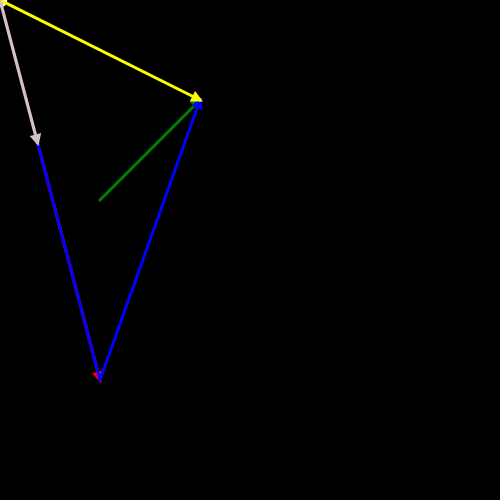
Frame 1 (no input)
Frame 60 (no input): identical to frame 1, image omitted
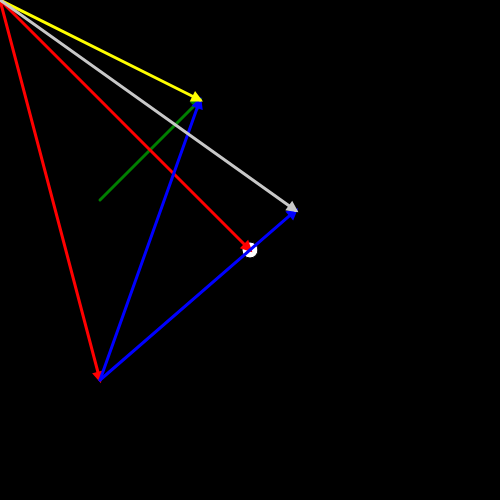
Frame 120 (the mouse pressed at the canvas centre since frame 60)

The p5.js sketch that drew these frames (run headless with seeded random() and noise() and a simulated clock; from frame 60 on, the mouse is pressed at the canvas centre):

// p5.js sketch
// ── sketch.js
function setup() {
  createCanvas(500, 500);
  background(50);
  angleMode(RADIANS);
}

function draw() {
  background(0);

  let base = createVector(0, 0);
  let v1 = createVector(100, 200);
  let v2 = createVector(200, 100);
  let v3 = v2.copy().sub(v1);
  let futurePos = v1.copy().add(v3);

  let a = createVector(100, 380);
  let b = createVector(mouseX, mouseY);
  circle(mouseX, mouseY, 16);

  let ap = futurePos.copy().sub(a);
  let ab = b.copy().sub(a);
  ab.normalize();
  ab.mult(ap.dot(ab));
  let normalVector = p5.Vector.add(a, ab);
  
  // drawArrow(base, v1, 'red');
  // drawArrow(base, v2, 'blue');
  drawArrow(v1, v3, 'green');
  drawArrow(base, a, 'red');
  drawArrow(base, b, 'red');
  drawArrow(a, ap, 'blue');
  drawArrow(a, ab, 'blue');
  drawArrow(base, futurePos, 'yellow');
  drawArrow(base, normalVector, (200, 100, 200));
}

function drawArrow(base, vec, myColor) {
  push();
  stroke(myColor);
  strokeWeight(3);
  fill(myColor);
  translate(base.x, base.y); // translate like changing frame
  line(0, 0, vec.x, vec.y);
  let angle = Math.atan(vec.y / vec.x); // soh cah toa, toa = tan(theta) = o/a, arctan(o/a) = theta
  rotate(angle); // rotate the frame (axis)
  let arrowSize = 7;
  let mag = Math.sqrt(vec.x * vec.x + vec.y * vec.y);
  translate(mag - arrowSize, 0); // translate frame again to the tip of the vector mag
  triangle(0, arrowSize / 2, 0, -arrowSize / 2, arrowSize, 0); // triangle use arrowSize, that's why need to substract by arrowSize
  pop();
}
